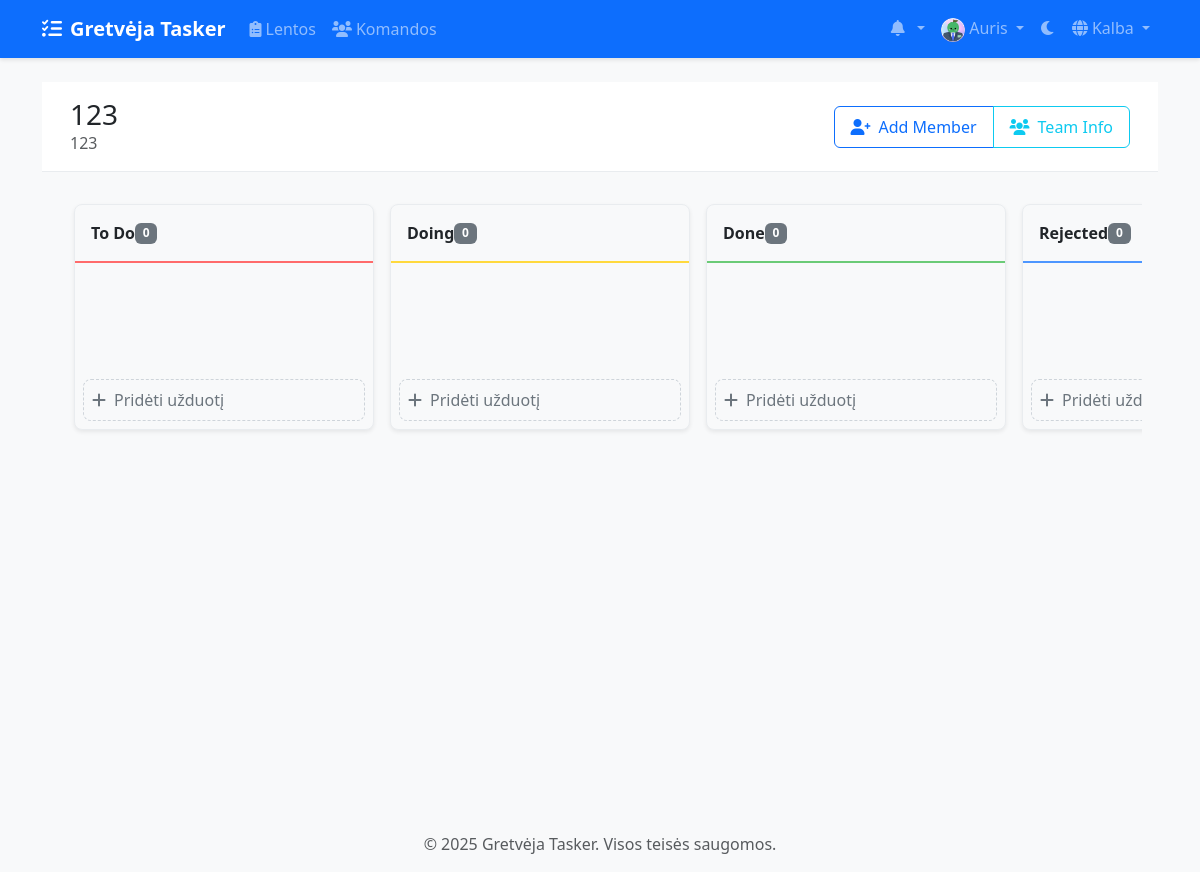
The app's page /lt/boards/12/ (signed in) with its own data.
### accounts/models.py (models this page shows, shortened)
class CustomUser(AbstractUser):
    email = models.EmailField(_('email address'), unique=True)
    avatar = models.ImageField(upload_to='avatars/', null=True, blank=True)
    bio = models.TextField(max_length=500, blank=True)
    theme_preference = models.CharField(
        max_length=10,
        choices=[('light', 'Light'), ('dark', 'Dark')],
        default='light'
    )
    notification_preferences = models.JSONField(
        default=dict,
        help_text=_('User notification preferences')
    )
    class Meta:
        verbose_name = _('user')
        verbose_name_plural = _('users')

### boards/models.py (models this page shows, shortened)
class Board(models.Model):
    title = models.CharField(max_length=200)
    description = models.TextField(blank=True)
    created_at = models.DateTimeField(auto_now_add=True)
    updated_at = models.DateTimeField(auto_now=True)
    owner = models.ForeignKey(
        settings.AUTH_USER_MODEL,
        on_delete=models.CASCADE,
        related_name='owned_boards'
    )
    team = models.ForeignKey(
        Team,
        on_delete=models.CASCADE,
        related_name='boards',
        null=True,
        blank=True
    )

class Column(models.Model):
    COLUMN_TYPES = [
        ('todo', 'Padaryti'),
        ('doing', 'Daroma'),
        ('done', 'Atlikta'),
        ('rejected', 'Atmesta'),
    ]
    board = models.ForeignKey(Board, on_delete=models.CASCADE, related_name='columns')
    title = models.CharField(max_length=100)
    type = models.CharField(max_length=20, choices=COLUMN_TYPES)
    position = models.PositiveIntegerField()
    color = ColorField(default='#FF0000')
    class Meta:
        ordering = ['position']

### boards/views/board_views.py (the view)
# urls.py: path('<int:board_id>/', views.board_detail, name='board_detail'),
@login_required
def board_detail(request, board_id):
    board = get_object_or_404(Board, id=board_id)
    if not can_view_board(request.user, board):
        messages.error(request, "You don't have access to this board.")
        return redirect('boards:board_list')
    stats = BoardService.get_board_stats(board)
    users = BoardService.get_board_members(board)
    is_team_admin = False
    pending_invitations = None
    if board.team:
        is_team_admin = board.team.teammembership_set.filter(
            user=request.user,
            role='admin'
        ).exists()
        if is_team_admin:
            pending_invitations = board.team.invitations.filter(status='pending')
    return render(request, 'boards/board_detail.html', {
        'board': board,
        'progress': stats['progress'],
        'users': users,
        'is_admin': is_team_admin,
        'pending_invitations': pending_invitations,
        'is_team_member': board.team and request.user in board.team.members.all()
    })

### boards/permissions.py (called while the page is built)
def can_view_board(user, board):
    return (board.owner == user or
            (board.team and user in board.team.members.all()))

### boards/services/board_service.py (called while the page is built)
    @staticmethod
    def get_board_stats(board):
        total_tasks = board.columns.aggregate(
            total=Count('tasks')
        )['total']
        completed_tasks = board.columns.filter(
            type='done'
        ).aggregate(
            done=Count('tasks')
        )['done']
        progress = int((completed_tasks / total_tasks * 100) if total_tasks > 0 else 0)
        return {
            'total_tasks': total_tasks,
            'completed_tasks': completed_tasks,
            'progress': progress
        }

    @staticmethod
    def get_board_members(board):
        if board.team:
            return board.team.members.filter(is_active=True)
        return board.owner._meta.model.objects.filter(
            id__in=[board.owner.id]
        )

### templates/boards/board_detail.html (shortened to what this page needs)
{% extends 'base.html' %}
{% load static %}
{% load i18n %}
{% block content %}
<div class="board-header">
    <div class="container-fluid">
        <div class="row align-items-center">
            <div class="col">
                <h1 class="h3 mb-0">{{ board.title }}</h1>
                {% if board.description %}
                    <p class="text-muted mb-0">{{ board.description }}</p>
                {% endif %}
            </div>
            <div class="col-auto">
                <div class="btn-group">
                    {% if board.team %}
                        {% if is_admin %}
                            <button type="button" class="btn btn-outline-primary" data-bs-toggle="modal" data-bs-target="#addMemberModal">
                                <i class="fas fa-user-plus me-2"></i>{% trans "Add Member" %}
                            </button>
                        {% endif %}
                        {% if is_team_member %}
                            <button type="button" class="btn btn-outline-info" data-bs-toggle="modal" data-bs-target="#teamInfoModal">
                                <i class="fas fa-users me-2"></i>{% trans "Team Info" %}
                            </button>
                        {% endif %}
                    {% endif %}
                </div>
            </div>
        </div>
    </div>
</div>
<div class="kanban-container">
    <div class="column-container">
        {% for column in board.columns.all %}
            <div class="kanban-column">
                <div class="column-header {{ column.type }}" data-column-id="{{ column.id }}">
                    <div class="d-flex justify-content-between align-items-center">
                        <span>{{ column.title }}</span>
                        <span class="badge bg-secondary">{{ column.tasks.count }}</span>
                    </div>
                </div>
                <div class="task-list" data-column-id="{{ column.id }}">
                </div>
                <div class="p-2">
                    <button type="button" class="add-task-btn" data-bs-toggle="modal" data-bs-target="#createTaskModal" data-column-id="{{ column.id }}">
                        <i class="fas fa-plus me-2"></i>{% trans "Add Task" %}
                    </button>
                </div>
            </div>
        {% endfor %}
    </div>
</div>
{% endblock %}

### templates/base.html (shortened to what this page needs)
{% load static %}
{% load compress %}
{% load i18n %}
<!DOCTYPE html>
<html lang="{{ LANGUAGE_CODE }}" data-bs-theme="light">
<head>
    <link href="https://cdn.jsdelivr.net/npm/bootstrap@5.3.2/dist/css/bootstrap.min.css" rel="stylesheet">
    <link href="https://cdnjs.cloudflare.com/ajax/libs/font-awesome/6.0.0/css/all.min.css" rel="stylesheet">
    <link href="https://cdn.jsdelivr.net/npm/select2@4.1.0-rc.0/dist/css/select2.min.css" rel="stylesheet">
    <link href="https://cdn.jsdelivr.net/npm/select2-bootstrap-5-theme@1.3.0/dist/select2-bootstrap-5-theme.min.css" rel="stylesheet">
    {% compress css %}
    <link href="{% static 'css/style.css' %}" rel="stylesheet">
    {% endcompress %}
</head>
<body>
    <nav class="navbar navbar-expand-lg navbar-dark bg-primary">
        <div class="container">
            <a class="navbar-brand" href="{% url 'home' %}">
                <i class="fas fa-tasks me-2"></i>{% trans "Gretvėja Tasker" %}
            </a>
            <div class="collapse navbar-collapse" id="navbarNav">
                <ul class="navbar-nav me-auto">
                    {% if user.is_authenticated %}
                        <li class="nav-item">
                            <a class="nav-link" href="{% url 'boards:board_list' %}">
                                <i class="fas fa-clipboard-list me-1"></i>{% trans "Boards" %}
                            </a>
                        </li>
                        <li class="nav-item">
                            <a class="nav-link" href="{% url 'teams:team_list' %}">
                                <i class="fas fa-users me-1"></i>{% trans "Teams" %}
                            </a>
                        </li>
                    {% endif %}
                </ul>
                <ul class="navbar-nav">
                    {% if user.is_authenticated %}
                        <li class="nav-item dropdown">
                            <a class="nav-link dropdown-toggle" href="#" id="notificationsDropdown" role="button" data-bs-toggle="dropdown">
                                <i class="fas fa-bell me-1"></i>
                            </a>
                        </li>
                        <li class="nav-item dropdown">
                            <a class="nav-link dropdown-toggle" href="#" id="userDropdown" role="button" data-bs-toggle="dropdown">
                                {% if user.avatar %}
                                    <img src="{{ user.avatar.url }}" alt="{% trans 'Avatar' %}" class="rounded-circle" width="24" height="24">
                                {% else %}
                                    <i class="fas fa-user-circle"></i>
                                {% endif %}
                                {{ user.username }}
                            </a>
                        </li>
                    {% endif %}
                    <li class="nav-item">
                        <button class="btn nav-link" id="theme-toggle">
                            <i class="fas fa-moon"></i>
                        </button>
                    </li>
                    <li class="nav-item dropdown">
                        <a class="nav-link dropdown-toggle" href="#" id="languageDropdown" role="button" data-bs-toggle="dropdown">
                            <i class="fas fa-globe me-1"></i>{% trans "Language" %}
                        </a>
                                {% get_current_language as CURRENT_LANGUAGE %}
                                {% get_available_languages as LANGUAGES %}
                    </li>
                </ul>
            </div>
        </div>
    </nav>
    <main class="container my-4">
        {% block content %}{% endblock %}
    </main>
    <footer class="footer mt-auto py-3 bg-light">
        <div class="container text-center">
            <span class="text-muted">© {% now "Y" %} Gretvėja Tasker. {% trans "All rights reserved." %}</span>
        </div>
    </footer>
</body>
</html>

### static/css/style.css (style rules this page uses)
:root { --primary-color: #0d6efd; --secondary-color: #6c757d; --success-color: #198754; --info-color: #0dcaf0; --warning-color: #ffc107; --danger-color: #dc3545; --light-color: #f8f9fa; --dark-color: #212529; --todo-color: #ff6b6b; --doing-color: #ffd93d; --done-color: #6bcb77; --rejected-color: #4d96ff; }
body { min-height: 100vh; display: flex; flex-direction: column; background-color: var(--bs-gray-100); }
main { flex: 1; }
.navbar { box-shadow: 0 2px 4px rgba(0,0,0,0.1); }
.navbar-brand { font-weight: bold; }
.kanban-column { min-width: 300px; background: var(--bs-white); border-radius: 0.5rem; box-shadow: 0 0.125rem 0.25rem rgba(0,0,0,0.075); display: flex; flex-direction: column; }
.column-header { padding: 1rem; font-weight: 600; border-bottom: 2px solid; display: flex; justify-content: space-between; align-items: center; }
.task-list { flex: 1; min-height: 100px; padding: 1rem; overflow-y: auto; }
.btn { border-radius: 0.375rem; padding: 0.5rem 1rem; font-weight: 500; transition: all 0.2s ease; }
.add-task-btn { width: 100%; padding: 0.75rem; text-align: left; color: var(--bs-gray-600); background: transparent; border: 2px dashed var(--bs-gray-300); border-radius: 0.5rem; transition: all 0.2s ease; }
.column-header.todo { border-color: var(--todo-color); }
.column-header.doing { border-color: var(--doing-color); }
.column-header.done { border-color: var(--done-color); }
.column-header.rejected { border-color: var(--rejected-color); }

### templates/boards/board_detail.html (style rules this page uses)
.kanban-container { min-height: calc(100vh - 180px); padding: 1rem; background: var(--bs-gray-100); }
.board-header { padding: 1rem; background: var(--bs-white); border-bottom: 1px solid var(--bs-gray-200); }
.column-container { display: flex; gap: 1rem; overflow-x: auto; padding: 1rem; align-items: flex-start; }
.kanban-column { flex: 0 0 300px; background: var(--bs-gray-100); border-radius: 0.5rem; border: 1px solid var(--bs-gray-200); }
.column-header { padding: 1rem; border-bottom: 2px solid; font-weight: 600; }
.task-list { min-height: 100px; padding: 0.5rem; transition: background-color 0.2s ease; }
.add-task-btn { width: 100%; padding: 0.5rem; text-align: left; color: var(--bs-gray-600); background: transparent; border: 1px dashed var(--bs-gray-400); border-radius: 0.5rem; margin-top: 0.5rem; transition: all 0.2s ease-in-out; position: relative; z-index: 1; }

### records on screen
CustomUser: avatar (picture), username "Auris"
Board: title "123", description "123"
Column: title "To Do", tasks.count "0"
Column: title "Doing", tasks.count "0"
Column: title "Done", tasks.count "0"
Column: title "Rejected", tasks.count "0"
